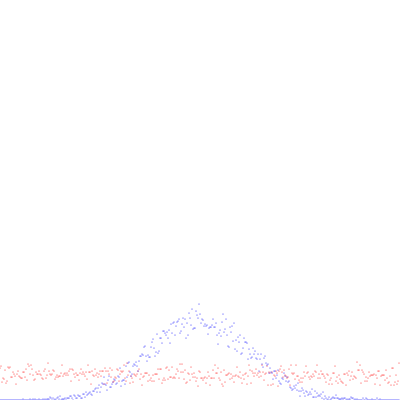
Frame 1 (no input)
Frame 60 (no input): identical to frame 1, image omitted
Frame 120 (the mouse pressed at the canvas centre since frame 60): identical to frame 1, image omitted

The p5.js sketch that drew this single still picture (run headless with seeded random() and noise() and a simulated clock; from frame 60 on, the mouse is pressed at the canvas centre):

// p5.js sketch
// ── sketch.js
let results_rand = new Array ( 400 ).fill ( 0 );
let results_gaus = new Array ( 400 ).fill ( 0 );

function setup() 
{
    createCanvas(400, 400);

    for ( let i = 0; i<10000; i++ )
    {
        let r = Math.floor ( random ( 400 ) );

        results_rand [ r ] += 1;

        let g = Math.floor ( randomGaussian ( 200, 50 ) );

        results_gaus [ g ] += 1;
    }

    stroke ( 'red' );

    for ( let i = 0; i<400; i++ )
    {
        point ( i, 400-results_rand [ i ] );
    }

    stroke ( 'blue' );

    for ( let i = 0; i<400; i++ )
    {
        point ( i, 400-results_gaus [ i ] );
    }
}

function draw() 
{
}
